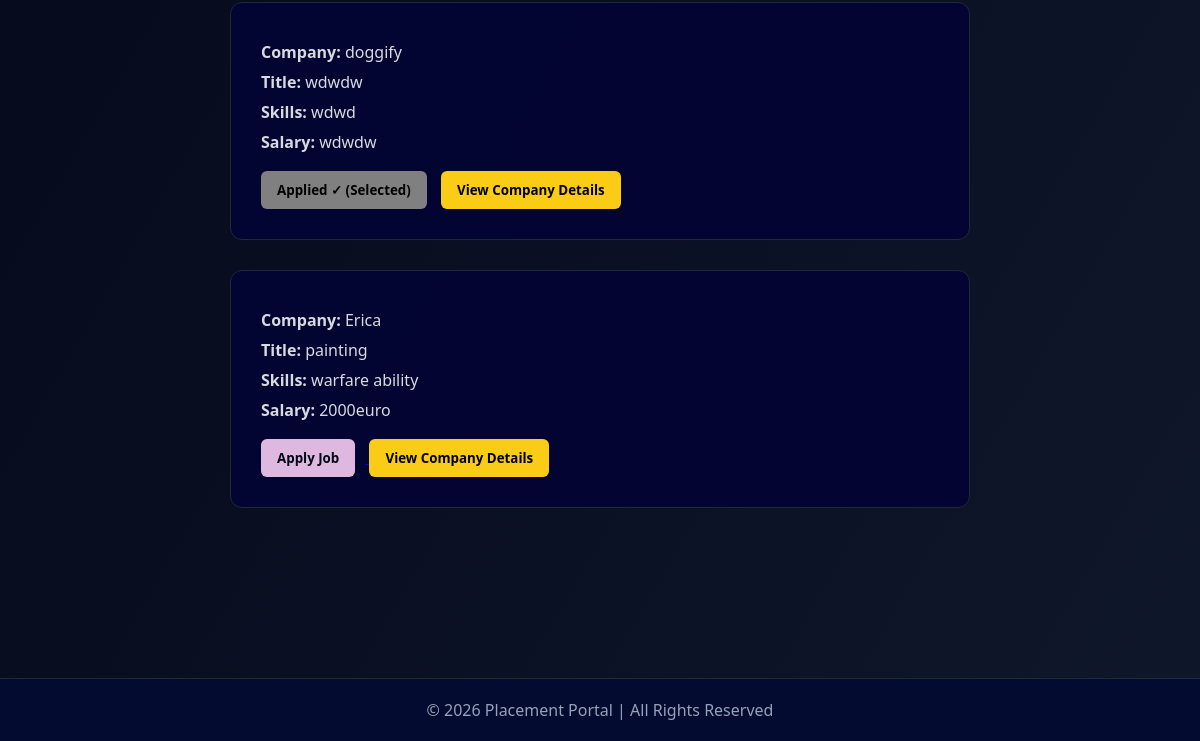
Page /student_dashboard (signed in, lower part) on the earlier database version.
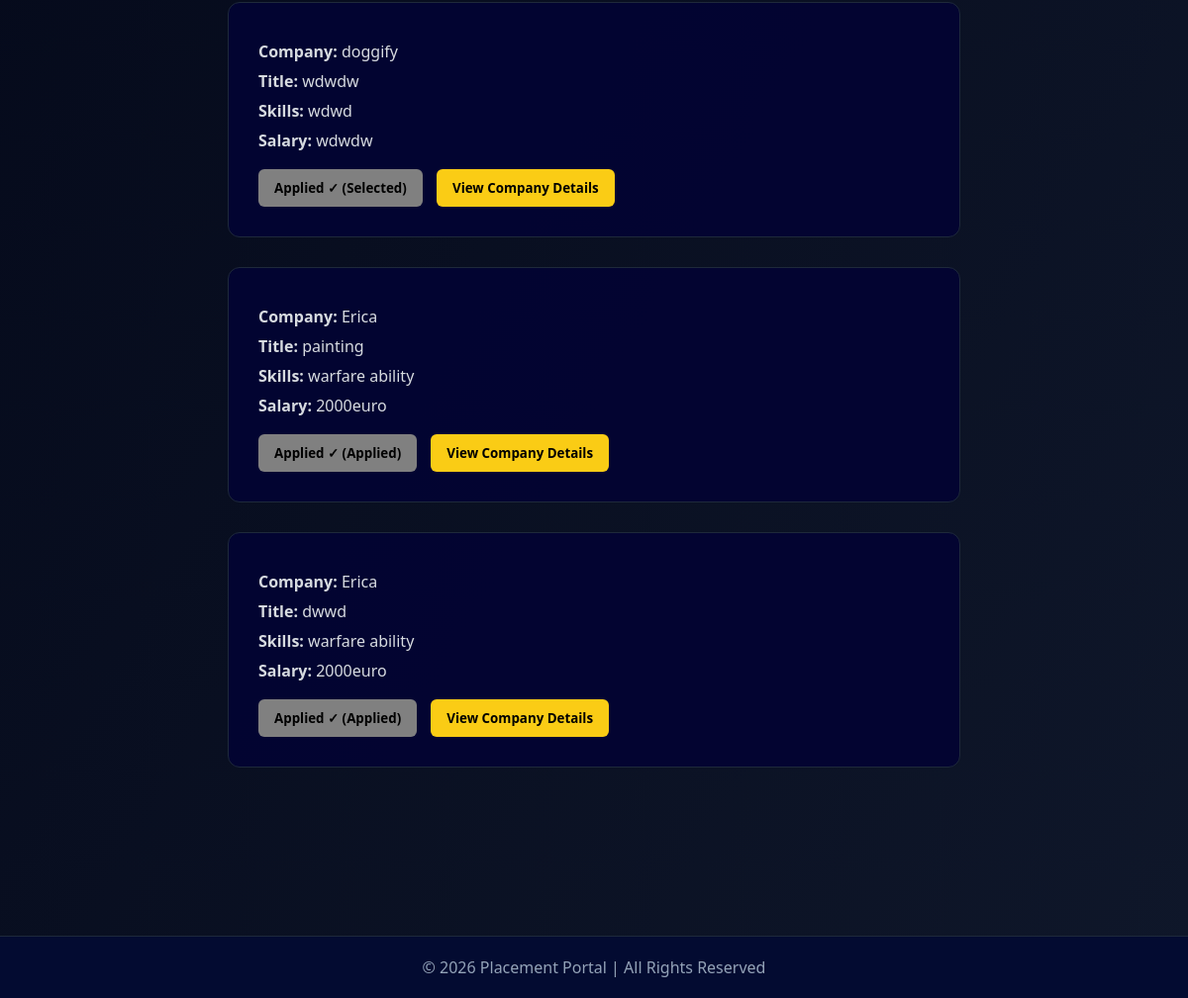
Same page on the later database version.
### app.py (models this page shows)
class Job(db.Model):
    __tablename__ = "jobs"
    id = db.Column(db.Integer, primary_key=True)
    company_id = db.Column(
        db.Integer,
        db.ForeignKey("company_profiles.id")
    )
    description = db.Column(db.Text)
    title = db.Column(db.String(150))
    skills = db.Column(db.String(200))
    experience = db.Column(db.String(200))
    salary = db.Column(db.String(50))
    job_type = db.Column(db.String(50), default="Full-time")
    is_approved = db.Column(db.Boolean, default=False)
    is_closed = db.Column(db.Boolean, default=False)
    posted_at = db.Column(db.DateTime, default=datetime.utcnow)
    company = db.relationship("CompanyProfile", back_populates="jobs")
    applications = db.relationship(
        "Application",
        back_populates="job"
    )

class CompanyProfile(db.Model):
    __tablename__ = "company_profiles"
    id = db.Column(db.Integer, primary_key=True)
    user_id = db.Column(
        db.Integer,
        db.ForeignKey("users.id"),
        nullable=False,
        unique= True
    )
    company_name = db.Column(db.String(150))
    industry = db.Column(db.String(200))
    website = db.Column(db.String(200))
    location = db.Column(db.String(200))
    hr_contact = db.Column(db.String(15))
    user = db.relationship("Users", back_populates="company_profile")
    jobs = db.relationship(
        "Job",
        back_populates="company"
    )

class Application(db.Model):
    __tablename__ = "applications"
    id = db.Column(db.Integer, primary_key=True)
    student_id = db.Column(
        db.Integer,
        db.ForeignKey("student_profiles.id")
    )
    job_id = db.Column(
        db.Integer,
        db.ForeignKey("jobs.id")
    )
    status = db.Column(db.String(50), default="Applied")
    remarks = db.Column(db.String(200))
    applied_at = db.Column(db.DateTime, default=datetime.utcnow)
    updated_at = db.Column(db.DateTime)
    job = db.relationship("Job", back_populates="applications")
    student = db.relationship("StudentProfile", back_populates="applications")

### app.py (the view)
@app.route("/student_dashboard")
def student_dashboard():
    if "user_id" not in session:
        return redirect("/login")
    user_id = session["user_id"]
    student = StudentProfile.query.filter_by(user_id=user_id).first()
    search = request.args.get("search")
    jobs_query = Job.query.filter_by(is_approved=True, is_closed=False)
    if search:
        jobs_query = jobs_query.join(CompanyProfile).filter(
            (CompanyProfile.company_name.ilike(f"%{search}%")) |
            (Job.title.ilike(f"%{search}%")) |
            (Job.skills.ilike(f"%{search}%"))
        )
    jobs = jobs_query.all()
    applied_jobs = {}
    if student:
        for app in student.applications:
            applied_jobs[app.job_id] = app.status
    return render_template(
        "applicant_dashboard.html",
        student=student,
        jobs=jobs,
        applied_jobs=applied_jobs
    )

### templates/applicant_dashboard.html (shortened to what this page needs)
{% extends 'base.html' %}
{% block content %}
</head>
<body>
    <div class="container">
        <br><br>
        {% for job in jobs %}
        <div class="card">
            <p><b>Company:</b> {{ job.company.company_name }}</p>
            <p><b>Title:</b> {{ job.title }}</p>
            <p><b>Skills:</b> {{ job.skills }}</p>
            <p><b>Salary:</b> {{ job.salary }}</p>
            {% if job.id in applied_jobs %}
            <button class="btn" style="background: gray; cursor: not-allowed;">
                Applied ✓ ({{ applied_jobs[job.id] }})
            </button>
            {% else %}
            <a href="/apply-job/{{ job.id }}">
                <button class="btn apply">Apply Job</button>
            </a>
            {% endif %}
            <a href="/company-details/{{ job.company.id }}">
                <button class="btn" style="background:#facc15;">
                    View Company Details
                </button>
            </a>
        </div>
        {% endfor %}
    </div>
    {% endblock %}

Differences in the rows shown:
computed for Job "painting": text "Apply Job" → "Applied ✓ ( )"
added Application: status "Applied"
added Job: company.company_name "Erica", title "dwwd", skills "warfare ability", salary "2000euro"
added Application: status "Applied"
